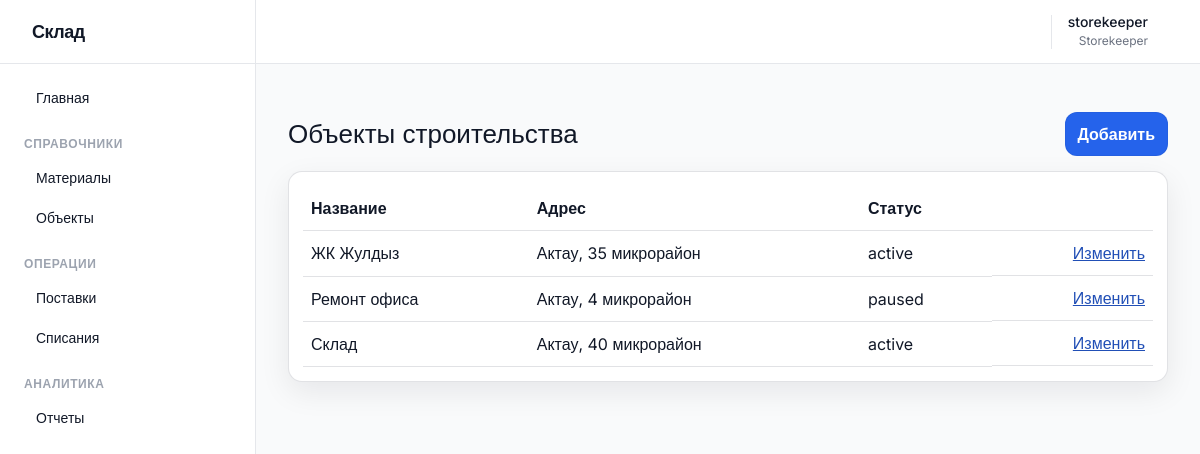
The page /objects/ (signed in) on the database its author committed.
### app/models.py (models this page shows, shortened)
class User(db.Model, UserMixin):
    __tablename__ = "users"
    id = db.Column(db.Integer, primary_key=True)
    username = db.Column(db.String(80), unique=True, nullable=False)
    password_hash = db.Column(db.String(255), nullable=False)
    role = db.Column(db.String(30), nullable=False)
    created_at = db.Column(db.DateTime, nullable=False, default=datetime.utcnow)

class ConstructionObject(db.Model):
    __tablename__ = "objects"
    id = db.Column(db.Integer, primary_key=True)
    name = db.Column(db.String(150), nullable=False)
    address = db.Column(db.String(255), nullable=False)
    status = db.Column(db.String(50), nullable=False, default="active")

### app/objects/routes.py (the view)
@bp.route("/")
@login_required
def list_objects():
    objects = ConstructionObject.query.order_by(ConstructionObject.name.asc()).all()
    return render_template("objects/list.html", objects=objects)

### app/auth/routes.py (called while the page is built)
@login_manager.user_loader
def load_user(user_id: str):
    return User.query.get(int(user_id))

### app/templates/objects/list.html (shortened to what this page needs)
{% extends 'base.html' %}
{% block content %}
  <div class="row">
    <h1>Объекты строительства</h1>
    {% if current_user.role in ['admin','storekeeper'] %}
      <a class="btn" href="{{ url_for('objects.create_object') }}">Добавить</a>
    {% endif %}
  </div>
  <div class="card">
    <div class="desktop-only">
      <table class="table">
        <thead>
          <tr>
            <th>Название</th>
            <th>Адрес</th>
            <th>Статус</th>
            <th></th>
          </tr>
        </thead>
        <tbody>
          {% for o in objects %}
            <tr>
              <td>{{ o.name }}</td>
              <td>{{ o.address }}</td>
              <td>{{ o.status }}</td>
              <td class="actions">
                {% if current_user.role in ['admin','storekeeper'] %}
                  <a class="link" href="{{ url_for('objects.edit_object', object_id=o.id) }}">Изменить</a>
                {% endif %}
              </td>
            </tr>
          {% endfor %}
        </tbody>
      </table>
    </div>
  </div>
{% endblock %}

### app/templates/base.html (shortened to what this page needs)
<!DOCTYPE html>
<html lang="ru" class="light">
<head>
  <link rel="stylesheet" href="{{ url_for('static', filename='tailwind.css') }}">
  <link rel="stylesheet" href="{{ url_for('static', filename='styles.css') }}">
</head>
<body class="bg-gray-50 text-gray-900 dark:bg-gray-900 dark:text-gray-100 font-sans antialiased flex h-screen overflow-hidden transition-colors duration-200">
  {% if current_user.is_authenticated %}
    <aside id="sidebar" class="bg-white dark:bg-gray-800 border-r border-gray-200 dark:border-gray-700 w-64 hidden md:flex flex-col transition-colors duration-200 z-20 fixed md:relative h-full inset-y-0 left-0">
      <div class="h-16 flex items-center px-6 border-b border-gray-200 dark:border-gray-700">
        <span class="text-lg font-bold tracking-tight">Склад</span>
      </div>
      <nav class="flex-1 overflow-y-auto py-4 px-3 space-y-1">
        <a href="{{ url_for('reports.dashboard') }}" class="flex items-center px-3 py-2 text-sm font-medium rounded-md hover:bg-gray-100 dark:hover:bg-gray-700">
           Главная
        </a>
        <div class="pt-4 pb-1">
          <p class="px-3 text-xs font-semibold text-gray-400 uppercase tracking-wider">Справочники</p>
        </div>
        <a href="{{ url_for('materials.list_materials') }}" class="flex items-center px-3 py-2 text-sm font-medium rounded-md hover:bg-gray-100 dark:hover:bg-gray-700">
           Материалы
        </a>
        <a href="{{ url_for('objects.list_objects') }}" class="flex items-center px-3 py-2 text-sm font-medium rounded-md hover:bg-gray-100 dark:hover:bg-gray-700">
           Объекты
        </a>
        <div class="pt-4 pb-1">
          <p class="px-3 text-xs font-semibold text-gray-400 uppercase tracking-wider">Операции</p>
        </div>
        <a href="{{ url_for('inventory.list_supplies') }}" class="flex items-center px-3 py-2 text-sm font-medium rounded-md hover:bg-gray-100 dark:hover:bg-gray-700">
           Поставки
        </a>
        <a href="{{ url_for('inventory.list_writeoffs') }}" class="flex items-center px-3 py-2 text-sm font-medium rounded-md hover:bg-gray-100 dark:hover:bg-gray-700">
           Списания
        </a>
        <div class="pt-4 pb-1">
          <p class="px-3 text-xs font-semibold text-gray-400 uppercase tracking-wider">Аналитика</p>
        </div>
        <a href="{{ url_for('reports.stock_report') }}" class="flex items-center px-3 py-2 text-sm font-medium rounded-md hover:bg-gray-100 dark:hover:bg-gray-700">
           Отчеты
        </a>
      </nav>
    </aside>
  {% endif %}
  <div class="flex-1 flex flex-col w-full overflow-hidden">
    {% if current_user.is_authenticated %}
      <header class="h-16 bg-white dark:bg-gray-800 border-b border-gray-200 dark:border-gray-700 flex items-center justify-between px-4 sm:px-6 transition-colors duration-200 z-10">
        <div class="flex items-center space-x-4 ml-auto">
          <button id="theme-toggle" class="p-2 rounded-full text-gray-500 hover:bg-gray-100 dark:hover:bg-gray-700 focus:outline-none" title="Переключить тему" type="button">
          </button>
          <div class="flex items-center gap-3 border-l border-gray-200 dark:border-gray-700 pl-4">
            <div class="text-right hidden sm:block">
              <p class="text-sm font-medium leading-none">{{ current_user.username }}</p>
              <p class="text-xs text-gray-500 dark:text-gray-400 mt-1 capitalize">{{ current_user.role }}</p>
            </div>
            <a href="{{ url_for('auth.logout') }}" class="p-2 text-red-600 hover:bg-red-50 dark:hover:bg-red-900/20 rounded-md transition-colors" title="Выход">
            </a>
          </div>
        </div>
      </header>
    {% endif %}
    <main class="flex-1 overflow-x-hidden overflow-y-auto p-4 sm:p-6 lg:p-8 relative">
      {% block content %}{% endblock %}
    </main>
  </div>
</body>
</html>

### app/static/styles.css (style rules this page uses)
:root { --bg:#f6f7fb; --text:#0f172a; --muted:#475569; --card:#ffffff; --border:rgba(15,23,42,.12); --shadow:0 10px 30px rgba(2,6,23,.08); --primary:#2563eb; --primary_text:#ffffff; --danger:#b91c1c; --danger_bg:rgba(239,68,68,.12); --success_bg:rgba(34,197,94,.12); --input_bg:#ffffff; }
* { box-sizing:border-box }
body { margin:0;font-family:system-ui,-apple-system,Segoe UI,Roboto,Arial,sans-serif;background:var(--bg);color:var(--text) }
a { color:inherit }
h1 { font-size:26px;margin:18px 0 }
.card { background:var(--card);border:1px solid var(--border);border-radius:14px;padding:14px;box-shadow:var(--shadow) }
.row { display:flex;align-items:center;justify-content:space-between;gap:12px;flex-wrap:wrap }
.btn { display:inline-block;border:1px solid color-mix(in oklab,var(--primary) 60%, var(--border));background:var(--primary);color:var(--primary_text);padding:9px 12px;border-radius:12px;text-decoration:none;font-weight:700;cursor:pointer }
.table { width:100%;border-collapse:collapse }
.table th,.table td { padding:10px 8px;border-bottom:1px solid var(--border);text-align:left;vertical-align:top }
.table thead th { position:sticky;top:0;background:var(--card);z-index:1 }
.actions { display:flex;gap:10px;align-items:center;justify-content:flex-end;flex-wrap:wrap }
.desktop-only { display:block }
.link { background:transparent;border:none;color:color-mix(in oklab,var(--primary) 75%, var(--text));cursor:pointer;padding:0;font:inherit;text-decoration:underline }

### rows shown on the page
User: username "storekeeper", role "Storekeeper"
ConstructionObject: name "ЖК Жулдыз", address "Актау, 35 микрорайон", status "active"
ConstructionObject: name "Ремонт офиса", address "Актау, 4 микрорайон", status "paused"
ConstructionObject: name "Склад", address "Актау, 40 микрорайон", status "active"
